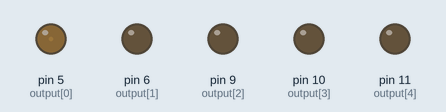
The sketch below on a simulated Arduino Uno, built with avr-gcc and run on an emulated ATmega328P. Shown: output pins drawn as LEDs (lit = HIGH).

Above: at 0.05 s.
At 1.75 s:
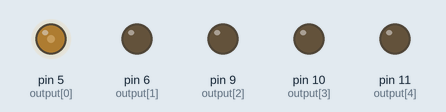
At 3.55 s:
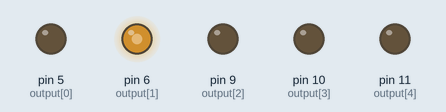
At 8.05 s:
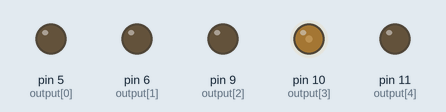
At 11.95 s:
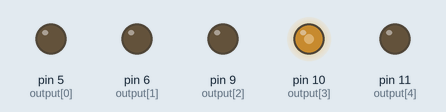
At 16.35 s:
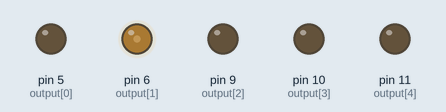
Timing chart, 0 to 21.6 s (numbered marks = the images above):
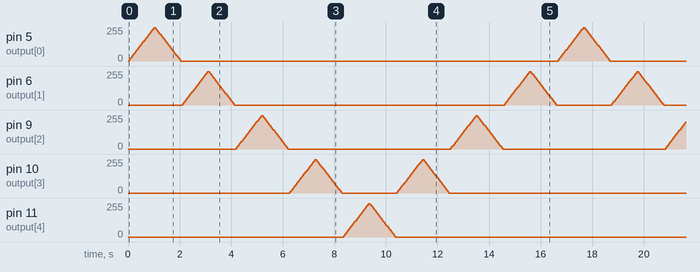

The sketch:

Marquee_breathe_light.ino
```cpp
int output[]={5,6,9,10,11};

void setup() {
  // put your setup code here, to run once:

  for(int i=0;i<5;i++)
  {
    pinMode(output[i],OUTPUT);
  }

}

void loop() {
  // put your main code here, to run repeatedly:
  for(int i=0;i<5;i++)
  {
    for(int j=0;j<=25;j++)
    {
      analogWrite(output[i],j*10);
      delay(40);
    }
    for(int j=0;j<=25;j++)
    {
      analogWrite(output[i],(25-j)*10);
      delay(40);
    }
  }
  for(int i=3;i>0;i--)
  {
    for(int j=0;j<=25;j++)
    {
      analogWrite(output[i],j*10);
      delay(40);
    }
    for(int j=0;j<=25;j++)
    {
      analogWrite(output[i],(25-j)*10);
      delay(40);
    }
  }
}
```

Measured:
- by itself, pin 6 (output[1]), pin 10 (output[3]): moves between 0/255 and 250/255, repeating every 16.6 s
